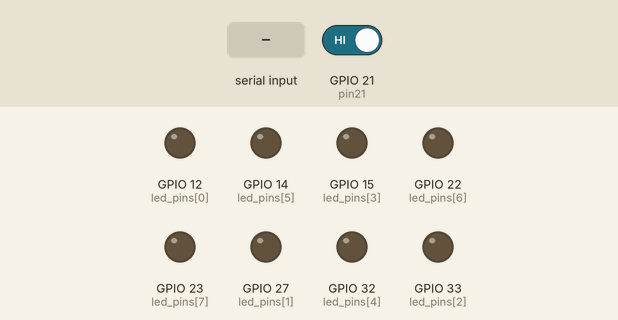
Bench run of a sketch on a simulated ESP32. On the bench: output pins drawn as LEDs (lit = HIGH). Dashed ring = blinking. The inputs (shaded band) are chosen by the test bench; at power-on: GPIO 21 (pin21) HIGH. What the sketch prints to the serial monitor is not drawn.

Above: at 1.2 s.
1.3 s: GPIO 21 (pin21) driven LOW
At 1.7 s:
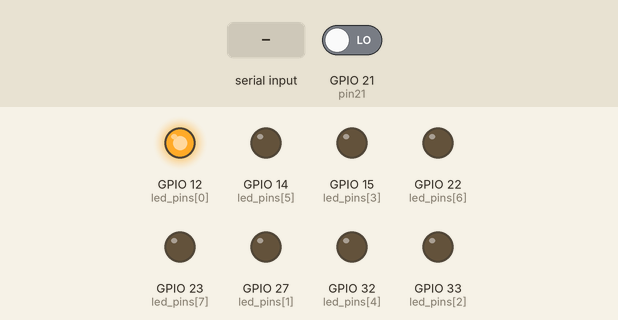
4.3 s: "0" received over Serial
At 7.2 s:
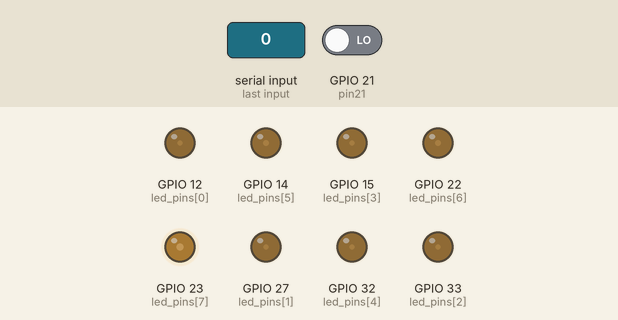
7.3 s: "1" received over Serial
At 8.9 s:
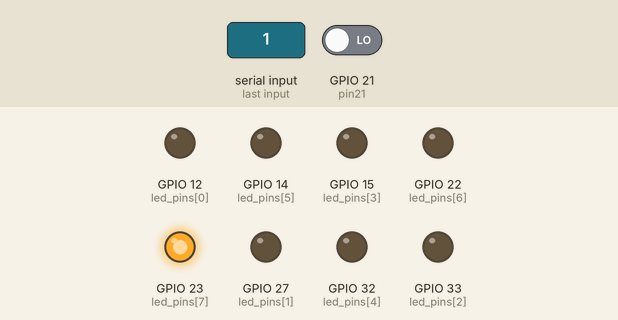
9.5 s: "2" received over Serial
At 10.29 s:
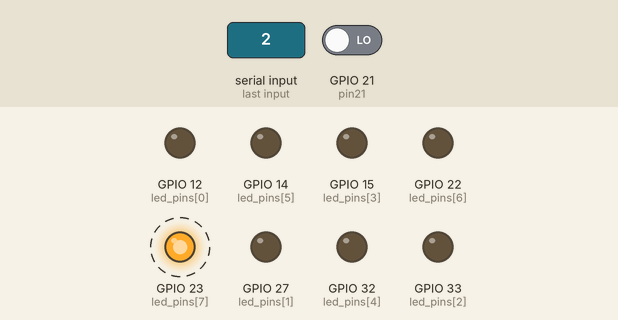
12.5 s: GPIO 21 (pin21) driven HIGH
At 13.6 s:
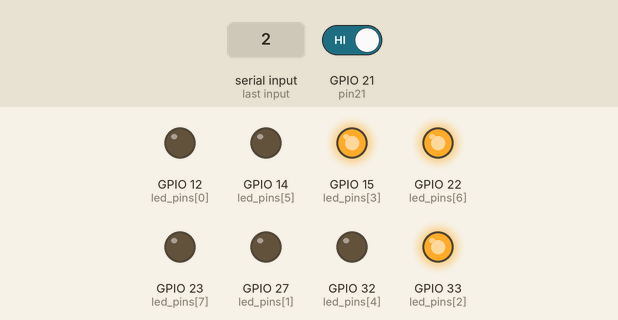
14.0 s: GPIO 21 (pin21) driven LOW
At 14.15 s:
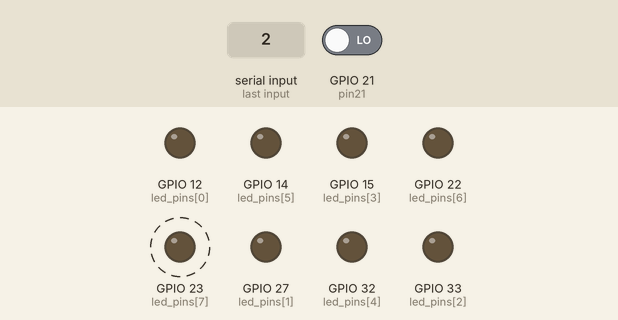
Timing chart, 0 to 18.0 s (numbered marks = the images above; inputs shaded):
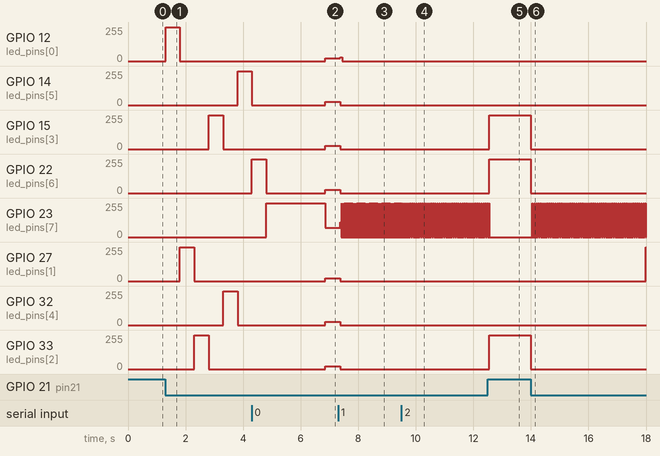

Measured:
- after the input at 1.3 s, GPIO 12 (led_pins[0]): 0/255 → 255/255 at once, → 0/255 0.50 s later; GPIO 14 (led_pins[5]): 0/255 → 255/255 after 2.5 s
- after the input at 4.3 s, GPIO 12 (led_pins[0]), GPIO 27 (led_pins[1]): 0/255 → 21/255 after 2.5 s; GPIO 15 (led_pins[3]), GPIO 32 (led_pins[4]): 0/255 → 23/255 after 2.5 s; GPIO 33 (led_pins[2]): 0/255 → 22/255 after 2.5 s
- after the input at 7.3 s, GPIO 12 (led_pins[0]): 21/255 → 30/255 after 0.07 s, → 0/255 0.08 s later; GPIO 14 (led_pins[5]): 24/255 → 0/255 after 0.07 s
- after the input at 9.5 s, GPIO 23 (led_pins[7]): alternates 255/255 for 0.02 s and 0/255 for 0.04 s, starting after 0.12 s
- after the input at 12.5 s, GPIO 15 (led_pins[3]), GPIO 22 (led_pins[6]), GPIO 33 (led_pins[2]): 0/255 → 255/255 after 0.06 s; GPIO 23 (led_pins[7]): goes on until 12.6 s, then stays 0/255
- after the input at 14.0 s, GPIO 15 (led_pins[3]), GPIO 22 (led_pins[6]), GPIO 33 (led_pins[2]): 255/255 → 0/255 at once; GPIO 23 (led_pins[7]): alternates 255/255 for 0.02 s and 0/255 for 0.04 s, starting after 0.05 s; GPIO 27 (led_pins[1]): 0/255 → 255/255 after 4.0 s

The sketch:

mC.ino
```cpp
// declaring variables
int dl, mlt, incoming;

// define an array to access the LED Pins
int led_pins[10] = {12, 27, 33, 15, 32, 14, 22, 23};
int pin21 = 21;

void setup() {
   int i=0;
   // setting some initial values
   dl = 10;
   mlt = 50;
   incoming = 0;


   for (i=0;i<8;i++)
     pinMode(led_pins[i],OUTPUT);

   //define pin 21 as input (Q13)
   pinMode(pin21,INPUT);


   //_________________Begin - Part A_______________

   Serial.begin(115200);

   //_________________End - Part A_________________
}

void loop() {
   // in C, the for-loop variables need to be initialized before the loop
   // for(int i = 0; i < 9; i++) is not accepted
   int i=0, j=0;

   //_________________Begin - Part B_______________

   if( Serial.available() )
   {
     // read into variable incoming
     Serial.readBytes(((char*)&incoming),1);
     Serial.println(incoming);
     dl = incoming >> 4; // dividing by 16 , dl_max = 255/16 = 15, dl_min = 0;
     mlt = incoming % (1<<4); // modulo 16, mlt_max = 15, mlt_min = 0;
     Serial.println(dl);
     Serial.println(mlt);
     //dl * mlt = [0, 15*15]
   }

   //_________________End - Part B_________________


   //_________________Begin - Part C_______________
   // loop over all output (LED) pins and set state to HIGH/LOW
   // e.g. digitalWrite(1,LOW) means you set the digital pin 1 to LOW.

   if(digitalRead(pin21) == LOW){

   for (j =0;j<8;j++)
   {
     for (i=0;i<8;i++)
       digitalWrite(led_pins[i],LOW);

     digitalWrite(led_pins[j],HIGH);
     delay(dl*mlt);
   }
   delay(dl*mlt*3);

   }

   //_________________End - Part C_________________


   //_________________Begin - Part D_______________
   else{

   //convert incoming into binary
   uint8_t number = (uint8_t)incoming;

   for (i=7;i>-1;i--){
     if(number & 1){
        digitalWrite(led_pins[i],HIGH);
        }
     else{
        digitalWrite(led_pins[i],LOW);
        }
        printf("%d",number);
     number = number >> 1;
    }
   delay(10);
   }

   //_________________End - Part D_________________

   }
```
